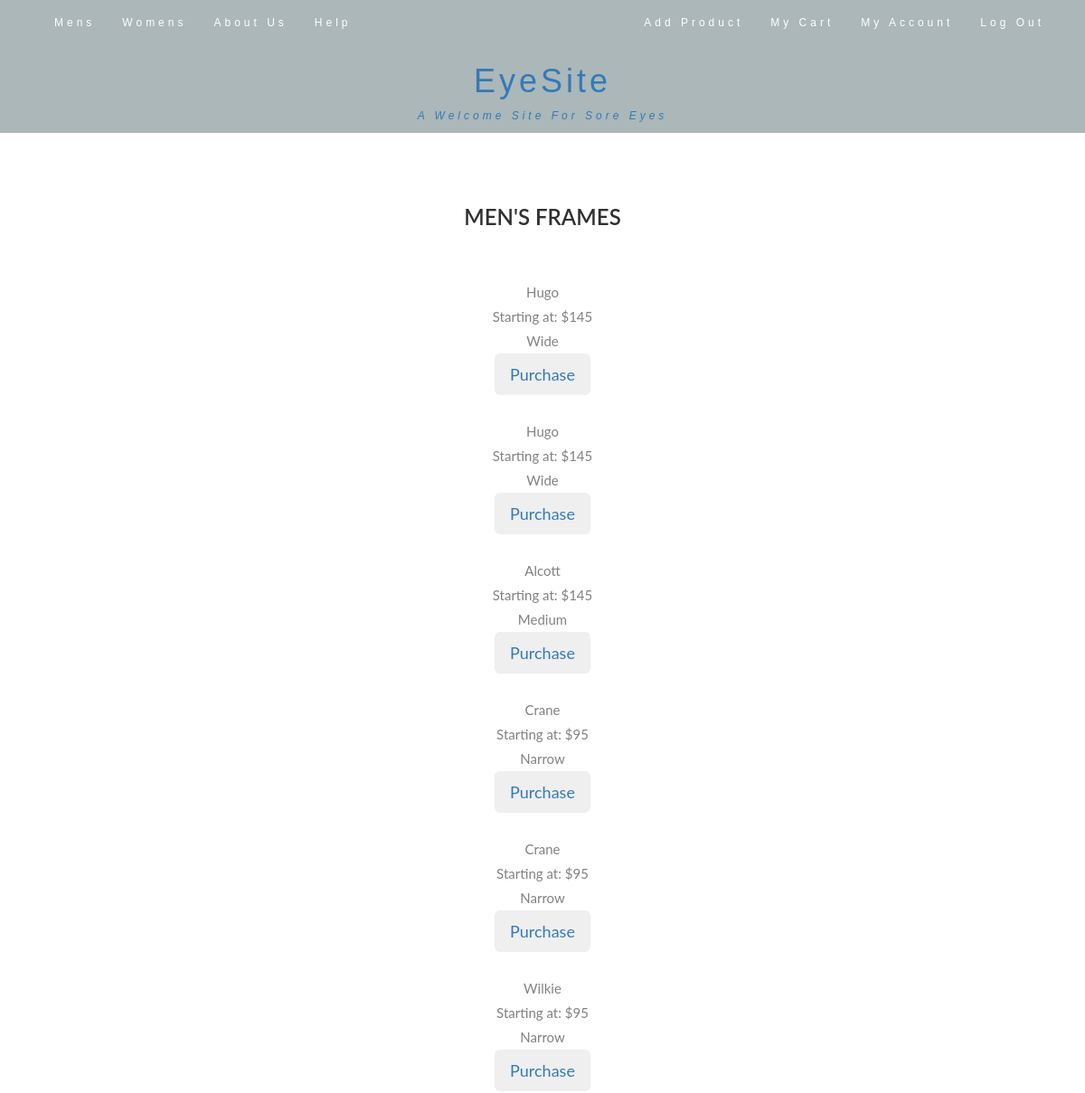
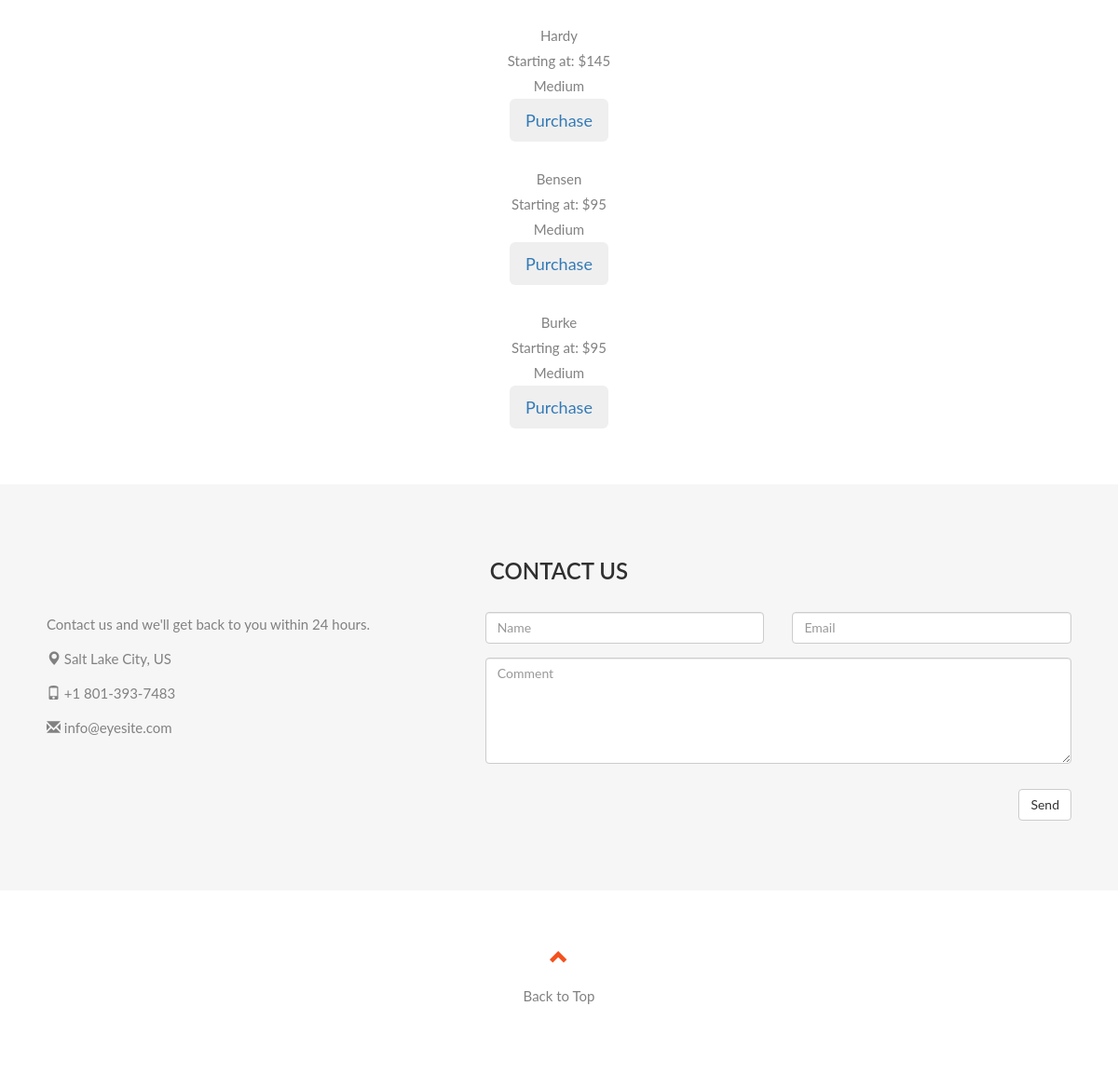
/view/Mens.php (signed in), run on the app's committed database (2 pictures, top to bottom).
### tables this page shows
CREATE TABLE IF NOT EXISTS `glasses` (
  `img` varchar(200) DEFAULT NULL,
  `frame` varchar(32) NOT NULL,
  `price` int(10) NOT NULL,
  `size` varchar(32) NOT NULL,
  `product_id` int(11) NOT NULL AUTO_INCREMENT,
  `gender` varchar(1) NOT NULL,
  PRIMARY KEY (`product_id`)
);

### view/Mens.php (the view, shortened to what this page needs)
<?php
require_once '../util/dbinfo.php';
$conn = new mysqli($hn, $un, $pw, $db);
?>
<html>
<head>
    <link rel="stylesheet" href="https://maxcdn.bootstrapcdn.com/bootstrap/3.3.7/css/bootstrap.min.css">
    <link rel="stylesheet" href="styles.css">
    <link rel="stylesheet" href="../CSS/styles.css">
</head>
<body id="myPage">
	<?php include('header.php') ?>
  <div id="products" class="container-fluid text-center">
  <h2>MEN'S FRAMES</h2>
<?php
$query = "select * from glasses where gender='m'";
$result = $conn->query($query);
$rows = $result->num_rows;
for($j=0; $j<$rows; ++$j)
{
	$result->data_seek($j);
	$row = $result->fetch_array(MYSQLI_NUM);
	echo <<<_END
	   <br>
  <div class="row">
    <div class="col-sm-12">
	$row[1]
	<br>
	Starting at: $$row[2]
	<br>
	$row[3]
	<br>
		  <button class="btn btn-lg"><a href="productdetails.php?product_id=$row[4]"> Purchase</a></button>
	</div>
	</div>
	</pre>
_END;
}
?>
</div>
<html>
<body>
    <div id="contact" class="container-fluid bg-grey">
        <h2 class="text-center">CONTACT US</h2>
        <div class="row">
            <div class="col-sm-5">
                <p>Contact us and we'll get back to you within 24 hours.</p>
                <p>
                    <span class="glyphicon glyphicon-map-marker"></span> Salt Lake City, US</p>
                <p>
                    <span class="glyphicon glyphicon-phone"></span> +1 801-393-7483</p>
                <p>
                    <span class="glyphicon glyphicon-envelope"></span> info@eyesite.com</p>
            </div>
            <div class="col-sm-7">
                <div class="row">
                    <div class="col-sm-6 form-group">
                        <input class="form-control" id="name" name="name" placeholder="Name" type="text" required>
                    </div>
                    <div class="col-sm-6 form-group">
                        <input class="form-control" id="email" name="email" placeholder="Email" type="email" required>
                    </div>
                </div>
                <textarea class="form-control" id="comments" name="comments" placeholder="Comment" rows="5"></textarea>
                <br>
                <div class="row">
                    <div class="col-sm-12 form-group">
                        <button class="btn btn-default pull-right" type="submit">Send</button>
                    </div>
                </div>
            </div>
        </div>
    </div>
    <footer class="container-fluid text-center">
        <a href="#myPage" title="To Top">
            <span class="glyphicon glyphicon-chevron-up"></span>
        </a>
        <p>Back to Top</p>
    </footer>
</body>
</html>

### view/header.php (shortened to what this page needs)
<?php
if (!isset($_SESSION['username']) && !isset($_SESSION['password'])) {
    $link = "<a href='loginscreen.php'>Login</a>";
    $logout = '';
} else {
    $link = "<a href='My-account.php'>My Account</a>";
    $logout = "<li><a href='../controller/LogoutController.php'>Log Out</a></li>";
}
?>
<nav class="navbar navbar-default">
		<div class="container">
			<div class="navbar-header">
				<a class="navbar-brand" href="#myPage">
				</a>
			</div>
			<div class="collapse navbar-collapse" id="myNavbar">
				<ul class="nav navbar-nav navbar-left">
					<li>
						<a href="Mens.php">Mens</a>
					</li>
					<li>
						<a href="Womens.php">Womens</a>
					</li>
					<li>
						<a href="About.php">About Us</a>
					</li>
					<li>
						<a href="Help.php">Help</a>
					</li>
				</ul>
				<ul class="nav navbar-nav navbar-right">
				<li>
						<a href="addProduct.php">Add Product</a>
					</li>
					<li>
						<a href="my-cart.php">My Cart</a>
					</li>
					<li>
					<?php echo $link ?>
					</li>
					<?php echo $logout ?>
				</ul>
			</div>
			<div class="home-header">
				<a href="Home.php">
					<h1 class="page-heading">EyeSite</h1>
					<p>
						<i>A Welcome Site For Sore Eyes</i>
					</p>
				</a>
			</div>
		</div>
	</nav>

### view/styles.css (style rules this page uses)
body { font: 400 15px Lato, sans-serif; line-height: 1.8; color: #818181; }
h2 { font-size: 24px; text-transform: uppercase; color: #303030; font-weight: 600; margin-bottom: 30px; }
.container-fluid { padding: 60px 50px; }
.bg-grey { background-color: #f6f6f6; }
.navbar { margin-bottom: 0; background-color: #abb7b8; z-index: 9999; border: 0; font-size: 12px !important; line-height: 1.42857143 !important; letter-spacing: 4px; border-radius: 0; font-family: Montserrat, sans-serif; }
.navbar li a, .navbar .navbar-brand { color: #fff !important; }
footer .glyphicon { font-size: 20px; margin-bottom: 20px; color: #f4511e; }

### view/Mens.php (style rules this page uses)
.home-header { text-align: center; }

### data on the page
glasses: frame "Hugo", price "145", size "Wide"
glasses: frame "Hugo", price "145", size "Wide"
glasses: frame "Alcott", price "145", size "Medium"
glasses: frame "Crane", price "95", size "Narrow"
glasses: frame "Crane", price "95", size "Narrow"
glasses: frame "Wilkie", price "95", size "Narrow"
glasses: frame "Hardy", price "145", size "Medium"
glasses: frame "Bensen", price "95", size "Medium"
glasses: frame "Burke", price "95", size "Medium"
